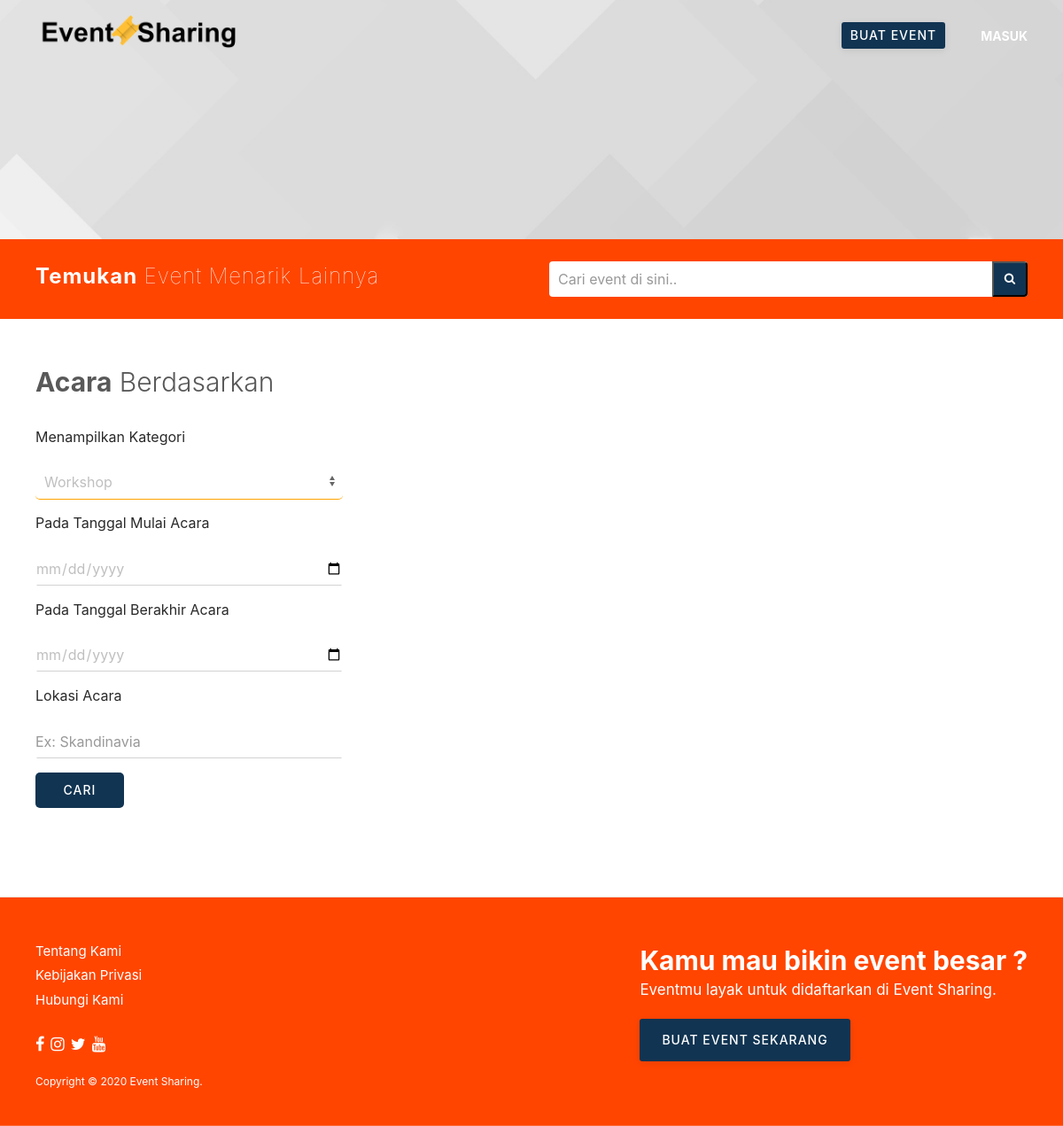
/kategori-event/Workshop/, run on the app's committed database.
### tables this page shows
CREATE TABLE `config` (
  `id_config` int(11) NOT NULL,
  `meta_keyword` text NOT NULL,
  `meta_author` text NOT NULL,
  `meta_title` text NOT NULL,
  `meta_description` text NOT NULL,
  `facebook` text NOT NULL,
  `instagram` text NOT NULL,
  `twitter` text NOT NULL,
  `youtube` text NOT NULL,
  `favicon` varchar(255) NOT NULL,
  `logo` varchar(255) NOT NULL,
  `tentang_kami` text NOT NULL,
  `no_wa` varchar(12) NOT NULL,
  `copyright` varchar(100) NOT NULL
);

### application/controllers/Kategori_event.php (called while the page is built, shortened)
<?php
class Kategori_event extends CI_Controller {
	public function __construct()
	{
		$this->load->model('Mpengaturan');
		$this->load->model('Mevent');
	}
	public function klasifikasi($nama_kategori)
	{
		$id_config = 1;
		$data['pengaturan'] = $this->Mpengaturan->ambil_config($id_config);
		$data['event'] = $this->Mevent->tampil_event();
		$data['event1'] = $this->Mevent->tampil_event_perkategori($nama_kategori);
		$data['kategori'] = $this->Mevent->tampil_kategori();
		$data['nama_kategori'] = $nama_kategori;
		$this->load->view('pengunjung/landing/header',$data);
		$this->load->view('pengunjung/landing/banner',$data);
		$this->load->view('pengunjung/ikut_event/kategori_event',$data);
		$this->load->view('pengunjung/landing/footer',$data);
	}
}

### index.php (called while the page is built, shortened)
<?php
require_once BASEPATH.'core/CodeIgniter.php';

### application/models/Mpengaturan.php (called while the page is built, shortened)
<?php
class Mpengaturan extends CI_Model {
    function ambil_config($id_config)
    {
        $this->db->where('id_config', $id_config);
        $ambil = $this->db->get('config');
        $data = $ambil->row_array();
        return $data;
    }
}
?>

### application/models/Mevent.php (called while the page is built, shortened)
<?php
class Mevent extends CI_Model {
    function tampil_kategori()
    {
        $this->db->order_by('id_kategori', 'DESC');
        $ambil = $this->db->get('kategori');
        $data = $ambil->result_array();
        return $data;
    }
    function tampil_event()
    {
        $this->db->join('tiket', 'event.id_event = tiket.id_event', 'left');
        $this->db->join('kategori', 'event.id_kategori = kategori.id_kategori', 'left');
        $this->db->where('status', 'Publish');
        $this->db->order_by('event.id_event', 'DESC');
        $ambil = $this->db->get('event');
        $data = $ambil->result_array();
        return $data;
    }
    function tampil_event_perkategori($nama_kategori)
    {
        $this->db->join('tiket', 'event.id_event = tiket.id_event', 'left');
        $this->db->join('kategori', 'event.id_kategori = kategori.id_kategori', 'left');
        $this->db->where('kategori.nama_kategori', $nama_kategori);
        $this->db->where('status', 'Publish');
        $this->db->order_by('kategori.nama_kategori', 'DESC');
        $ambil = $this->db->get('event');
        $data = $ambil->result_array();
        return $data;
    }
}
?>

### application/views/pengunjung/ikut_event/kategori_event.php (the view, shortened to what this page needs)
<div class="uk-section section-border-bottom" style="padding: 50px 0px 100px 0px;">
	<div class="uk-container">
		<h3 class="section-title text-primary uk-text-center uk-text-left@m"><b>Acara</b> Berdasarkan</h3>
		<form method="POST">
			<div class="uk-grid" uk-grid="">
				<div class="uk-width-1-1 uk-width-1-3@m uk-visible@m uk-first-column" id="column-event-category">
					<div class="list-category-sticky uk-sticky" uk-sticky="offset:80; bottom: #column-event-category;" style="z-index: 0;">
						<div>
							<h5 class=" uk-text-center uk-text-left@m">Menampilkan Kategori</h5>
							<select name="id_kategori" class="uk-select" style="border-radius: 5px; border-color: orange;">
								<?php foreach ($kategori as $key => $value): ?>
									<option value="<?php echo $value['id_kategori']; ?>" <?php if($nama_kategori==$value['nama_kategori']){echo "selected";} ?>><?php echo $value['nama_kategori']; ?></option>
								<?php endforeach ?>
							</select>
						</div>
						<div style="padding: 15px 0px 0px 0px;">
							<h5 class=" uk-text-center uk-text-left@m">Pada Tanggal Mulai Acara</h5>
							<input type="date" name="tgl_mulai_acara" class="uk-input" style="border-radius: 5px; border-color: orange;">
						</div>
						<div style="padding: 15px 0px 0px 0px;">
							<h5 class=" uk-text-center uk-text-left@m">Pada Tanggal Berakhir Acara</h5>
							<input type="date" name="tgl_berakhir_acara" class="uk-input" style="border-radius: 5px; border-color: orange;">
						</div>
						<div style="padding: 15px 0px 0px 0px;">
							<h5 class=" uk-text-center uk-text-left@m">Lokasi Acara</h5>
							<input type="text" name="lokasi_acara" class="uk-input" style="border-radius: 5px; border-color: orange;" placeholder="Ex: Skandinavia">
						</div>
						<div style="padding: 15px 0px 0px 0px;">
							<button name="cari" value="cari" class="uk-button uk-button-small uk-button-primary" style="border-radius: 5px; border-color: orange; height: 40px; width: 100px;">Cari</button>
						</div>
					</div>
				</div>
				<div class="uk-width-1-1 uk-width-2-3@m">
				</div>
			</form>
		</div>
	</div>

### application/views/pengunjung/landing/header.php (shortened to what this page needs)
<!doctype html>
<html lang="id-ID">
<head>
  <link rel="stylesheet" href="<?php echo base_url("assets/css/default.css?v=111020191905"); ?>" />
  <link rel="stylesheet" href="<?php echo base_url("assets/css/adding.css"); ?>" />
  <link rel="stylesheet" href="<?php echo base_url("assets/font-awesome/css/font-awesome.min.css"); ?>">
  <link rel="stylesheet" href="<?php echo base_url("assets/ajax/libs/uikit1.min.css?_=1"); ?>">
<link rel="stylesheet" href="<?php echo base_url("assets/css/uikit.min.css"); ?>" />
<link rel="stylesheet" href="<?php echo base_url("assets/css/default.css?v=111020191905"); ?>" />
<link rel="stylesheet" href="<?php echo base_url("assets/css/adding.css"); ?>" />
<link rel="stylesheet" href="<?php echo base_url("assets/font-awesome/css/font-awesome.min.css"); ?>">
</head>
<body>
  <div class="main-nav uk-position-absolute" uk-sticky="bottom: #offset" style="z-index: 1011;">
    <div class="uk-container">
      <nav class="uk-width-1-1" uk-navbar>
        <div class="uk-navbar-left uk-margin-small-bottom uk-margin-small-top uk-text-middle">
          <a href="<?php echo base_url(""); ?>" class="logo-img uk-link-reset">
            <img class="white" src="<?php echo base_url("assets/img/logo/".$pengaturan['logo']); ?>" alt="Bikin event gratis & Atur acaramu sendiri">
          </a>
        </div>
        <div class="uk-navbar-right">
          <ul class="uk-navbar-nav nav-blue uk-visible@m">
            <li>
              <a href="<?php echo base_url("buat-event"); ?>">
                <button class="uk-button uk-button-small uk-button-primary uk-box-shadow-small btn-on-top-nav uk-button-small gradient-button">BUAT EVENT</button>
              </a>
            </li>
            <?php if (!$this->session->userdata('member')): ?>
              <li class="uk-text-bold">
                <a href="<?php echo base_url("login"); ?>" uk-toggle>MASUK</a>
              </li>
            <?php endif ?>
          </ul>
        </div>
      </nav>
    </div>
  </div>

### application/views/pengunjung/landing/footer.php (shortened to what this page needs)
<div class="main-footer">
  <div class="section-border-bottom">
    <div class="uk-container">
      <div class="uk-grid uk-margin-small-top uk-flex-center" uk-grid>
        <div class="uk-width-expand@m uk-width-1-1 uk-text-center uk-text-left@m">
          <ul class="menu-footer uk-text-center uk-text-left@m uk-padding-remove-horizontal">
            <li><a href="<?php echo base_url("tentang-kami"); ?>">Tentang Kami</a></li>
            <li><a href="<?php echo base_url("kebijakan-privasi"); ?>">Kebijakan Privasi</a></li>
            <li><a href="<?php echo base_url("hubungi-kami"); ?>">Hubungi Kami</a></li>
          </ul>
          <p class="section-title-two uk-margin-remove-top uk-text-center uk-text-left@m" style="font-size: 18px;">
            <a href="<?php echo $pengaturan['facebook']; ?>" class="uk-link-reset" style="padding-right: 2px;"><span class="fa fa-facebook"></span></a>
            <a href="<?php echo $pengaturan['instagram']; ?>" class="uk-link-reset" style="padding-right: 2px;"><span class="fa fa-instagram"></span></a>
            <a href="<?php echo $pengaturan['twitter']; ?>" class="uk-link-reset" style="padding-right: 2px;"><span class="fa fa-twitter"></span></a>
            <a href="<?php echo $pengaturan['youtube']; ?>" class="uk-link-reset" style="padding-right: 2px;"><span class="fa fa-youtube"></span></a>
          </p>
          <p class="section-title-two uk-margin-remove-top uk-text-center uk-text-left@m" style="font-size: 12px;"><?php echo $pengaturan['copyright']; ?></p>
        </div>
        <div class="uk-width-1-1 uk-width-auto@m">
          <h3 class="section-title uk-margin-remove uk-text-center uk-text-left@m"><b>Kamu mau bikin event besar ?</b></h3>
          <p class="section-title-two uk-margin-remove-top uk-text-center uk-text-left@m">Eventmu layak untuk didaftarkan di Event Sharing.</p>
          <a href="<?php echo base_url("buat-event"); ?>" class="uk-button uk-button-primary uk-text-uppercase uk-box-shadow-small gradient-button uk-width-auto@m uk-width-1-1">Buat Event Sekarang</a>
        </div>
      </div>
    </div>
  </div>
</div>
</body>
</html>

### assets/css/default.css (style rules this page uses)
* { font-family:Roboto,sans-serif }
.logo-img>img { height:38px;margin-top:-8px }
body { color:#595959!important }
h1,h2,h3,h4,h5 { color:rgba(0,0,0,.84) }
b { font-weight:700 }
.text-primary { color:#595959!important }
a { color:#e16b4a;text-decoration:none;cursor:pointer }
.uk-button { padding:5px 25px;letter-spacing:1px;font-weight:500 }
.uk-button-small { padding:0 15px }
.uk-button-primary { background-color:#113452!important }
.uk-button-grey,.uk-button-primary { color:#fff!important;border:none!important;border-radius:5px }
.gradient-button { background:linear-gradient(50deg,#113452,#113452)!important;color:#fff;border-radius:3px;letter-spacing:1px;font-weight:500 }
nav .gradient-button { margin:0 10px }
.main-nav { background-color:transparent }
.main-nav .uk-navbar-nav { margin-right:-15px }
.main-nav .uk-navbar-right .nav-blue.uk-navbar-nav>li>a { color:#113452;cursor:pointer }
.section-title { margin-bottom:30px;font-size:30px;font-weight:300 }
.section-title-two { font-size:17px }
.section-border-bottom { border-bottom:1px solid #ededed;padding:40px 0 }
.menu-footer { list-style:none }
.menu-footer li a { display:block;font-size:15px;color:#595959;text-decoration:none;padding-bottom:5px }
.logo-img:before,.uk-logo:before { color:#fff;font-weight:400;font-size:.875rem;display:inline-block;top:32px;position:absolute;border-left:1px solid #fff;padding-left:10px }
.logo-img:before { left:160px }
.btn-on-top-nav { padding:1px 10px!important }
.uk-input { padding:0;color:#bfbfbf }
.uk-select { border-top:0;border-left:0;border-right:0;border-color:#d2d2d2;color:#bfbfbf }
.card-js input,.uk-input,.uk-textarea { border:0;background:no-repeat bottom,50% calc(100% - 1px);background-size:0 100%,100% 100%;padding-left:0;-webkit-transition:background 0s ease-out;transition:background 0s ease-out;background-image:linear-gradient(0deg,#e86b36 2px,rgba(156,39,176,0) 0),linear-gradient(0deg,#d2d2d2 1px,hsla(0,0%,82%,0) 0) }
button.primary-color,button.uk-button-primary { border:1px solid #e86b36;-webkit-box-sizing:border-box;box-sizing:border-box }
.main-footer { background-color:#ff4500;color:#fff }
.main-footer .menu-footer li a,.main-footer footer,.main-footer h3 { color:#fff }
.main-footer .section-border-bottom { border-bottom:1px solid hsla(0,0%,100%,.2) }
.main-nav .uk-navbar-right .nav-blue.uk-navbar-nav>li>a { color:#fff;cursor:pointer }

### data on the page
config: logo (picture), copyright "Copyright © 2020 Event Sharing."

### other printed values
form field id_kategori "Workshop"
